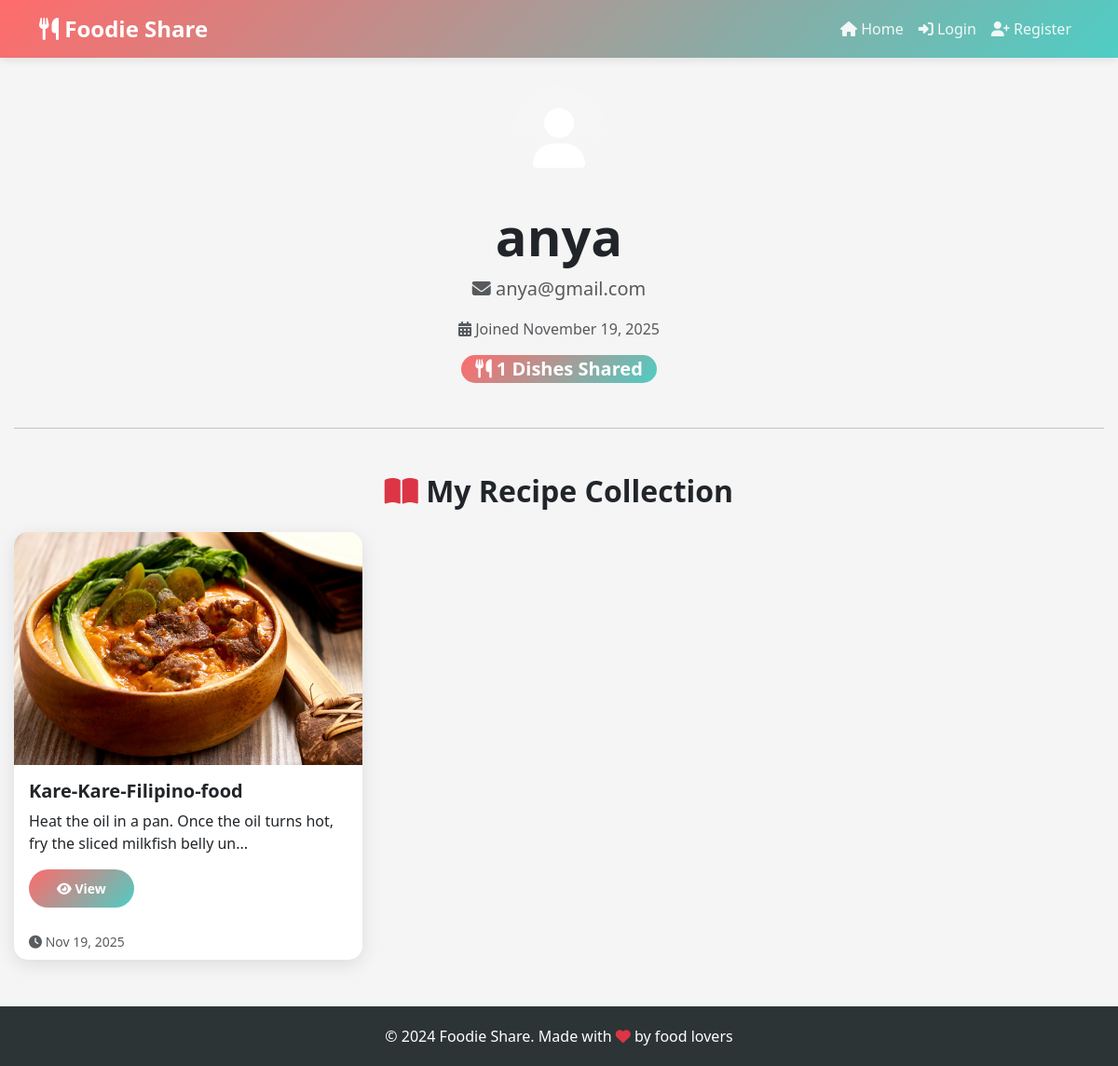
The page /profile/anya on the database its author committed.
### app.py (models this page shows, shortened)
class User(db.Model):
    id = db.Column(db.Integer, primary_key=True)
    username = db.Column(db.String(80), unique=True, nullable=False)
    email = db.Column(db.String(120), unique=True, nullable=False)
    password = db.Column(db.String(200), nullable=False)
    is_admin = db.Column(db.Boolean, default=False, nullable=False)
    created = db.Column(db.DateTime, nullable=False, default=db.func.current_timestamp())
    posts = db.relationship('Post', backref='author', lazy=True, cascade='all, delete-orphan')

class Post(db.Model):
    id = db.Column(db.Integer, primary_key=True)
    dish_name = db.Column(db.String(200), nullable=False)
    ingredients = db.Column(db.Text, nullable=False)
    description = db.Column(db.Text)
    image_filename = db.Column(db.String(300))
    user_id = db.Column(db.Integer, db.ForeignKey('user.id'), nullable=False)
    created = db.Column(db.DateTime, nullable=False, default=db.func.current_timestamp())

### app.py (the view)
@app.route('/profile/<username>')
def profile(username):
    user = User.query.filter_by(username=username).first()
    if not user:
        flash('User not found!', 'danger')
        return redirect(url_for('index'))
    posts = Post.query.filter_by(user_id=user.id).order_by(Post.created.desc()).all()
    return render_template('profile.html', user=user, posts=posts)

### templates/profile.html (shortened to what this page needs)
{% extends "base.html" %}
{% block content %}
<div class="text-center mb-5">
    <div class="d-inline-block p-4 rounded-circle bg-gradient" style="background: linear-gradient(135deg, #ff6b6b, #4ecdc4);">
        <i class="fas fa-user fa-4x text-white"></i>
    </div>
    <h1 class="display-4 fw-bold mt-3">{{ user.username if user else 'User' }}</h1>
    <p class="text-muted lead">
        <i class="fas fa-envelope"></i> {{ user.email if user else '' }}
    </p>
    <p class="text-muted">
        <i class="fas fa-calendar-alt"></i> Joined {{ user.created.strftime('%B %d, %Y') if user else '' }}
    </p>
    <div class="mt-3">
        <span class="badge badge-custom fs-5">
            <i class="fas fa-utensils"></i> {{ posts|length if posts else 0 }} Dishes Shared
        </span>
    </div>
</div>
<hr class="my-5">
<h2 class="fw-bold mb-4 text-center">
    <i class="fas fa-book-open text-danger"></i> My Recipe Collection
</h2>
{% if posts %}
<div class="row g-4">
    {% for post in posts %}
    <div class="col-md-6 col-lg-4">
        <div class="card h-100">
            {% if post.image_filename %}
            <img src="{{ url_for('static', filename='uploads/' + post.image_filename) }}"
                 class="card-img-top"
                 alt="{{ post.dish_name }}">
            {% else %}
            <div class="card-img-top bg-light d-flex align-items-center justify-content-center" style="height: 250px;">
                <i class="fas fa-image fa-5x text-muted"></i>
            </div>
            {% endif %}
            <div class="card-body">
                <h5 class="card-title fw-bold">{{ post.dish_name }}</h5>
                {% if post.description %}
                <p class="card-text">
                    {{ post.description[:80] }}{% if post.description|length > 80 %}...{% endif %}
                </p>
                {% endif %}
                <div class="d-flex justify-content-between align-items-center mt-3">
                    <a href="{{ url_for('view_post', id=post.id) }}" class="btn btn-custom btn-sm">
                        <i class="fas fa-eye"></i> View
                    </a>
                </div>
            </div>
            <div class="card-footer bg-transparent border-top-0">
                <small class="text-muted">
                    <i class="fas fa-clock"></i> {{ post.created.strftime('%b %d, %Y') }}
                </small>
            </div>
        </div>
    </div>
    {% endfor %}
</div>
{% endif %}
{% endblock %}

### templates/base.html (style rules this page uses)
:root { --primary-color: #ff6b6b; --secondary-color: #4ecdc4; --dark: #2d3436; --light: #f8f9fa; }
body { font-family: 'Segoe UI', Tahoma, Geneva, Verdana, sans-serif; background-color: #f5f5f5; }
.btn-custom { background: linear-gradient(135deg, var(--primary-color), var(--secondary-color)); border: none; color: white; font-weight: 600; padding: 10px 30px; border-radius: 25px; transition: all 0.3s; }
.card { border: none; border-radius: 15px; box-shadow: 0 5px 20px rgba(0,0,0,0.1); transition: all 0.3s; overflow: hidden; }
.card-img-top { height: 250px; object-fit: cover; }
.badge-custom { background: linear-gradient(135deg, var(--primary-color), var(--secondary-color)); padding: 5px 15px; border-radius: 20px; font-weight: 600; }

### rows shown on the page
User: username "anya", email "anya@gmail.com", created "November 19, 2025"
Post: image_filename+dish_name (picture), dish_name "Kare-Kare-Filipino-food", description "Heat the oil in a pan. Once the oil turns hot, fry the sliced milkfish belly un", created "Nov 19, 2025"

### other values the page prints
{{ posts|length if posts else 0 }} "1"
